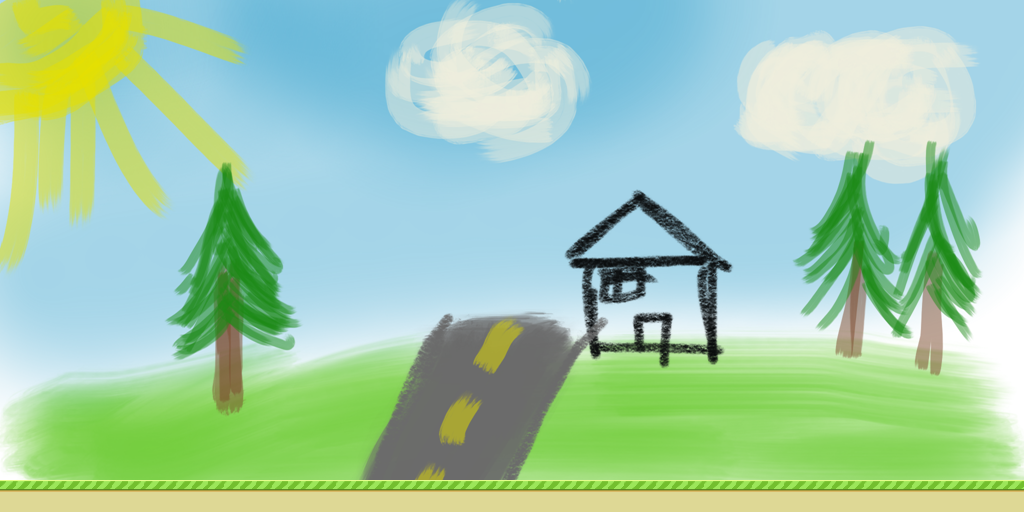

Tiled map render using the project's own tile images. Description and the map definition, with tile-layer contents summarised, below:
An orthogonal 64x32 tile map with 16x16 px tiles, 1 tile layer (ground_graphics), 1 image layer and 1 object.

<map version="1.0" tiledversion="1.1.3" orientation="orthogonal" renderorder="right-down" width="64" height="32" tilewidth="16" tileheight="16" infinite="0" nextobjectid="12">
 <tileset firstgid="1" source="level0.tsx" />
 <imagelayer name="background_img">
  <image source="TheWorld.png" width="1024" height="512" />
 </imagelayer>
 <layer name="ground_graphics" width="64" height="32">
  <data>[2048 cells, 128 non-empty, 20 distinct tile ids]</data>
 </layer>
 <objectgroup name="ground">
  <object id="8" x="0" y="480" width="1024" height="32" />
 </objectgroup>
</map>
